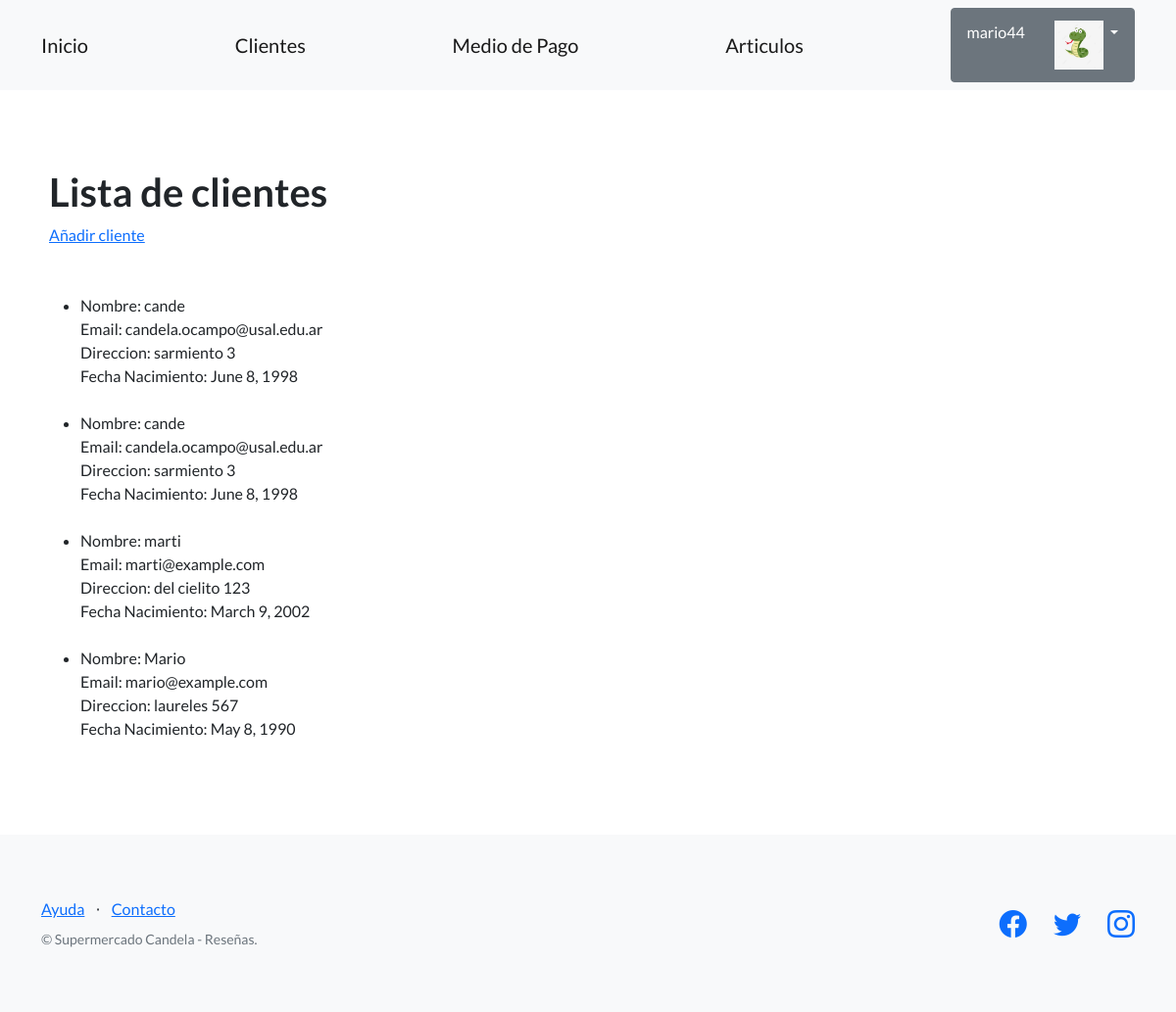
The page /Clientes/ (signed in) on the database as committed earlier.
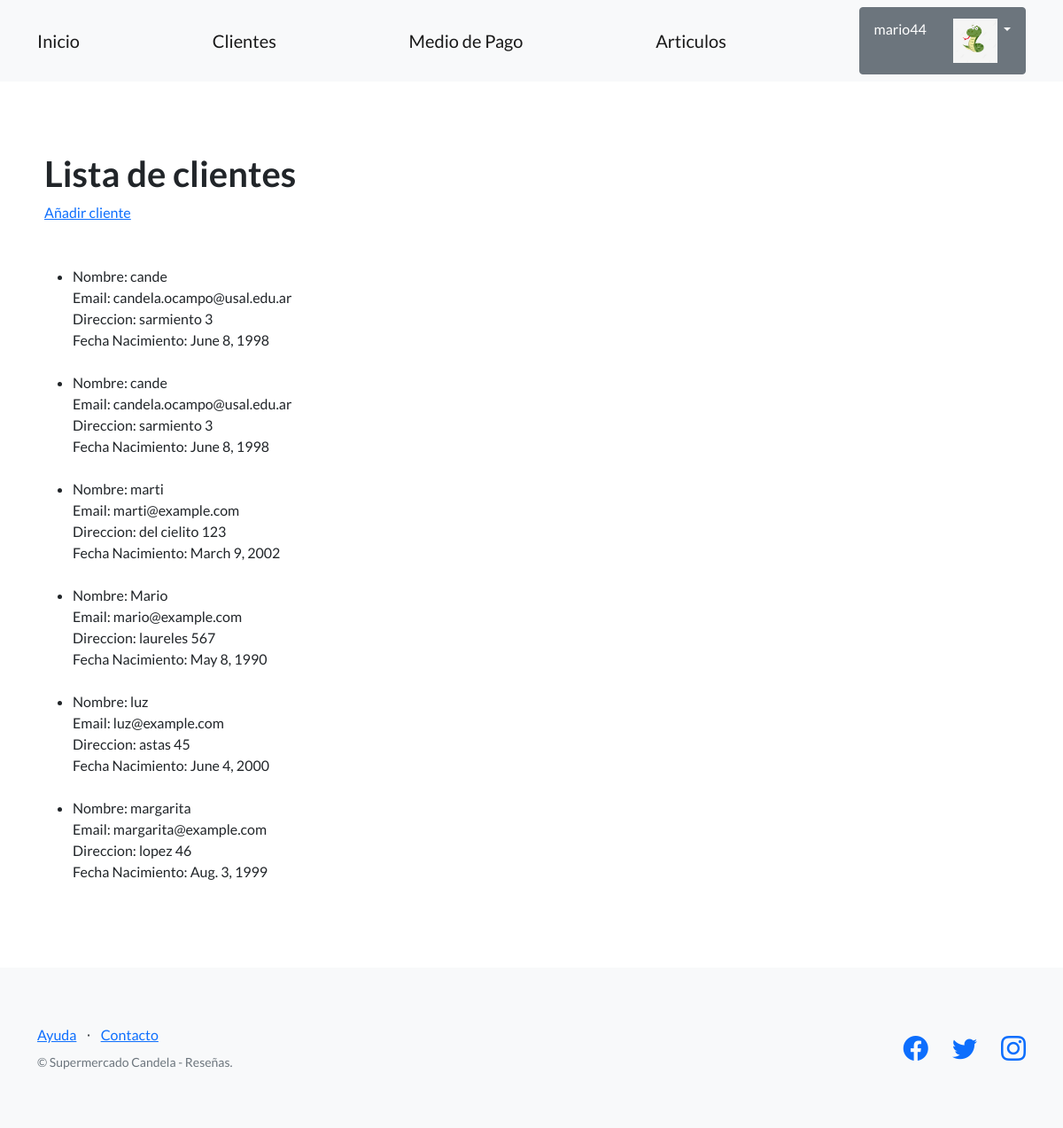
The same page on the database as committed later.
### clientes/models.py (models this page shows, shortened)
class Avatar(models.Model):
    user = models.OneToOneField(User, on_delete=models.CASCADE, null=True)
    imagen = models.ImageField(upload_to='avatares', null=True, blank=True)

class Clientes(models.Model):
    nombre = models.CharField(max_length=256)
    email = models.EmailField()
    direccion = models.CharField(max_length=256)
    fecha_nacimiento= models.DateField()

### clientes/views.py (the view)
# urls.py: path('Clientes/', listar_clientes, name='clientes'),
def listar_clientes(request):
    contexto = {
        'clientes' : Clientes.objects.all()
    }
    return render(
        request = request ,
        template_name = 'clientes/listar_clientes.html' ,
        context = contexto,
    )

### clientes/Templates/clientes/listar_clientes.html (shortened to what this page needs)
{% extends "clientes/inicio.html" %}
{% block contenido %}
<section>
    <div>
        <h1>Lista de clientes</h1>
        <a href="{% url "crear_clientes" %}">Añadir cliente</a>
        <br></br>
        <ul>
            {% for cliente in clientes %}<br>
            <li>Nombre: {{cliente.nombre}}<br>
                Email: {{cliente.email}}<br>
                Direccion: {{cliente.direccion}}<br>
                Fecha Nacimiento: {{cliente.fecha_nacimiento}}<br>
            </li>
            {% endfor %}
        </ul>
    </div>
</section>
{% endblock contenido %}

### clientes/Templates/clientes/inicio.html (shortened to what this page needs)
{% extends "clientes/base.html" %}

### clientes/Templates/clientes/base.html (shortened to what this page needs)
{% load static %}
<!DOCTYPE html>
<html lang="en">
    <head>
        <link href="https://cdn.jsdelivr.net/npm/bootstrap-icons@1.5.0/font/bootstrap-icons.css" rel="stylesheet" type="text/css" />
        <link href="{% static 'css/styles.css' %}" rel="stylesheet" />
    </head>
    <body>
        <nav class="navbar navbar-light bg-light static-top">
            <div class="container">
                <a class="navbar-brand" href="{% url 'inicio' %}">Inicio</a>
                <a class="navbar-brand" href="{% url 'clientes' %}">Clientes</a>
                <a class="navbar-brand" href="{% url 'medio_pago' %}">Medio de Pago</a>
                <a class="navbar-brand" href="{% url 'articulos' %}">Articulos</a>
                {% if user.is_authenticated %}
                <div class="dropdown">
                    <button class="btn btn-secondary dropdown-toggle" type="button" id="dropdownMenuButton1" data-bs-toggle="dropdown" aria-expanded="false">
                        <div style="display: inline-flex;">
                            <span style="padding: 0px 30px 0px 0px;">{{ user.username }}</span>
                            <div>
                                <img src="{{ user.avatar.imagen.url }}" style="width:50px;"/>
                            </div>
                        </div>
                    </button>
                </div>
                </div>
                {% else %}
                <a class="btn btn-primary" href="{% url 'login' %}">Iniciar sesión</a>
                <a class="btn btn-secondary" href="{% url 'registro' %}">Registro</a>
                {% endif %}
        </nav>
        <section style="padding:80px 50px;">
            {% block contenido %}
            {% endblock contenido %}
        </section>
        <footer class="footer bg-light">
            <div class="container">
                <div class="row">
                    <div class="col-lg-6 h-100 text-center text-lg-start my-auto">
                        <ul class="list-inline mb-2">
                            <li class="list-inline-item"><a href="#!">Ayuda</a></li>
                            <li class="list-inline-item">⋅</li>
                            <li class="list-inline-item"><a href="https://wa.me/1122981552">Contacto</a></li>
                        </ul>
                        <p class="text-muted small mb-4 mb-lg-0">&copy; Supermercado Candela - Reseñas.</p>
                    </div>
                    <div class="col-lg-6 h-100 text-center text-lg-end my-auto">
                        <ul class="list-inline mb-0">
                            <li class="list-inline-item me-4">
                                <a href="https://www.facebook.com/supermercado.petra.9"><i class="bi-facebook fs-3"></i></a>
                            </li>
                            <li class="list-inline-item me-4">
                                <a href="https://twitter.com/Lagomarket"><i class="bi-twitter fs-3"></i></a>
                            </li>
                            <li class="list-inline-item">
                                <a href="https://www.instagram.com/supermercado_candelaria/?hl=es"><i class="bi-instagram fs-3"></i></a>
                            </li>
                        </ul>
                    </div>
                </div>
            </div>
        </footer>
    </body>
</html>

Rows that differ between the two databases and show on the page:
added Clientes: nombre "luz", email "luz@example.com", direccion "astas 45", fecha_nacimiento "June 4, 2000"
added Clientes: nombre "margarita", email "margarita@example.com", direccion "lopez 46", fecha_nacimiento "Aug. 3, 1999"
